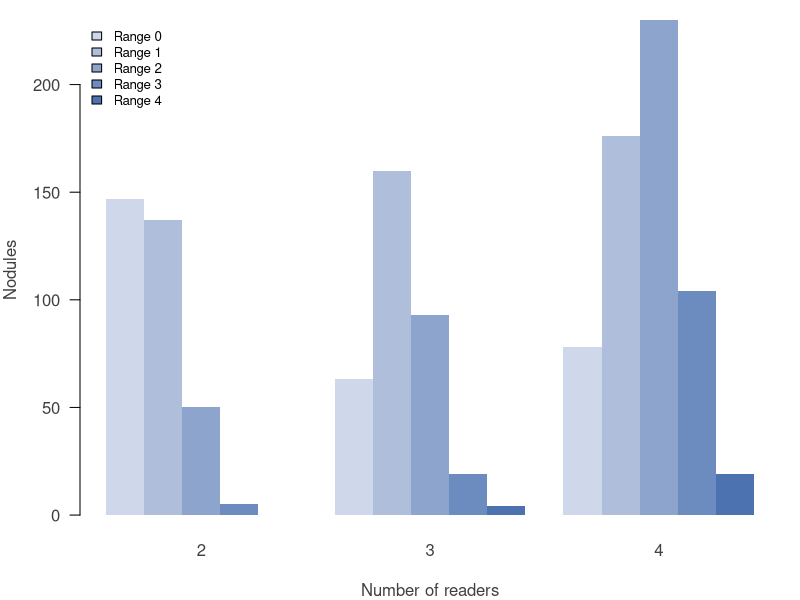

Write R code to recreate this figure.
# Run from the repository root:
#   Rscript codes/plots/data-description/reader-agreement.R

nod <- read.csv("data/processed/nodules_train.csv", stringsAsFactors = FALSE)

BLUE <- "#4c72b0"

n <- rowSums(nod[paste0("C", 1:5)])
multi <- n >= 2
rng <- apply(nod[paste0("R", 1:4)], 1, function(r) diff(range(r, na.rm = TRUE)))
rng_tab <- table(n_readers = n[multi], range = factor(rng[multi], levels = 0:4))

pdf("codes/plots/data-description/reader-agreement.pdf", width = 7, height = 4)
par(mar = c(4, 4, 1, 1), las = 1, col.axis = "gray25", col.lab = "gray25")
barplot(t(rng_tab), beside = TRUE, col = colorRampPalette(c("#cfd8ea", BLUE))(5),
        border = NA, xlab = "Number of readers", ylab = "Nodules",
        legend.text = paste("Range", 0:4),
        args.legend = list(x = "topleft", bty = "n", cex = 0.8))
invisible(dev.off())
